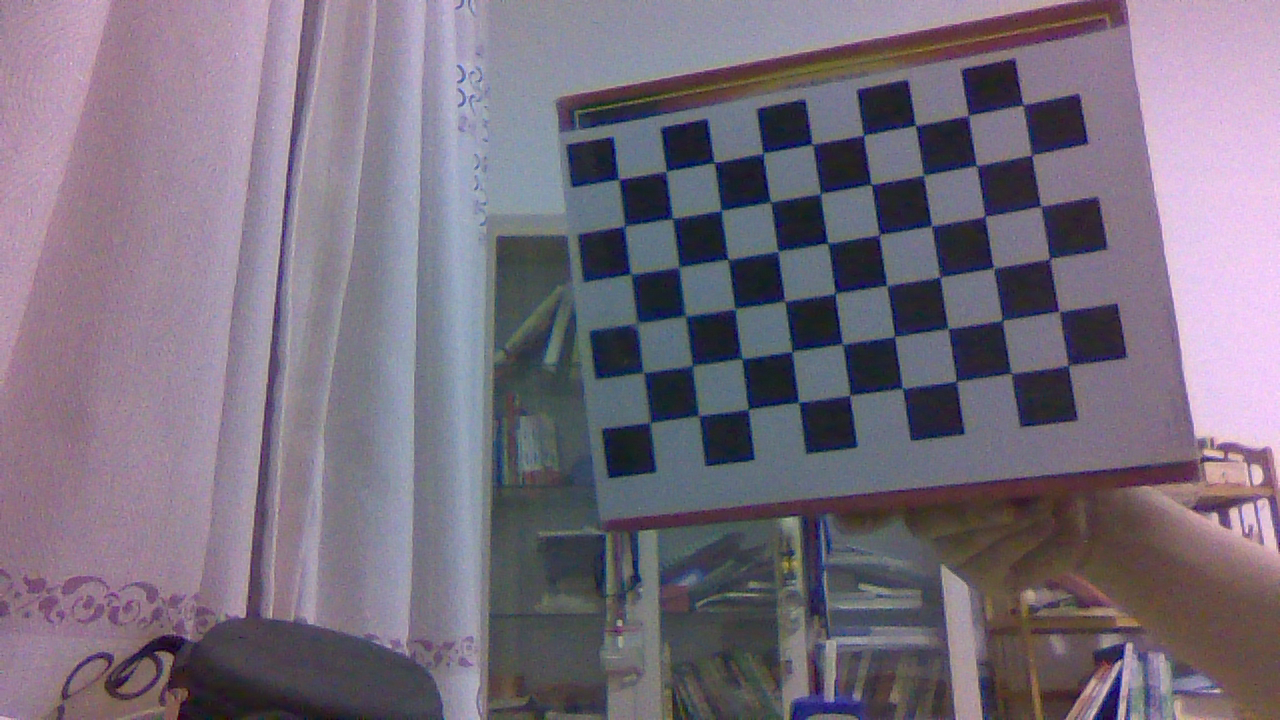
//> input picture stereo_cpp/outL.jpg, 1280 x 720 px
$ ./stereo   (built with g++ and OpenCV 4)
//> lines starting //> are read from the running program, lines starting //| are printed output that depends on the picture

#include <opencv2/opencv.hpp>
#include <iostream>

using namespace std;
using namespace cv;

const int imageWidth = 1280;                             //摄像头的分辨率
const int imageHeight = 720;
Size imageSize = Size(imageWidth, imageHeight);

Mat rgbImageL, grayImageL;
Mat rgbImageR, grayImageR;
Mat rectifyImageL, rectifyImageR;

Rect validROIL;//图像校正之后，会对图像进行裁剪，这里的validROI就是指裁剪之后的区域
Rect validROIR;

Mat mapLx, mapLy, mapRx, mapRy;     //映射表
Mat Rl, Rr, Pl, Pr, Q;              //校正旋转矩阵R，投影矩阵P 重投影矩阵Q
Mat xyz;              //三维坐标

int blockSize = 0, uniquenessRatio = 0, numDisparities = 0;

/*
事先标定好的相机的参数
fx 0 cx
0 fy cy
0 0  1
*/
Mat cameraMatrixL = (Mat_<double>(3, 3) << 1288.7, 0, 674.2037,
	0, 1301.5, 308.2639,
	0, 0, 1);
//对应matlab里的左相机标定矩阵
Mat distCoeffL = (Mat_<double>(5, 1) << 0.1618, -0.0729, 0, 0, 0.00000);
//对应Matlab所得左i相机畸变参数

Mat cameraMatrixR = (Mat_<double>(3, 3) << 12838.3, 0, 591.5486,
	0, 1305.8, 325.2182,
	0, 0, 1);
//对应matlab里的右相机标定矩阵

Mat distCoeffR = (Mat_<double>(5, 1) << -0.0051, 0.2492, 0, 0, 0.00000);
//对应Matlab所得右相机畸变参数

Mat T = (Mat_<double>(3, 1) << -60.6342, 0.7088, 6.5490);//T平移向量
                                                    //对应Matlab所得T参数
Mat R=(Mat_<double>(3, 3) << 0.9987, -0.0034, 0.0508,
	0.0048, 0.9996, -0.0273,
	-0.0507, 0.275, 0.9983);
//R 旋转矩阵

void SGBM_compute(Mat &rectifyImageL,Mat &rectifyImageR,Mat &disp);
void BM_compute(Mat &rectifyImageL,Mat &rectifyImageR,Mat &disp);
/*****主函数*****/
int main()
{
	stereoRectify(cameraMatrixL, distCoeffL, cameraMatrixR, distCoeffR, imageSize, R, T, Rl, Rr, Pl, Pr, Q, CALIB_ZERO_DISPARITY,0, imageSize, &validROIL, &validROIR);
	initUndistortRectifyMap(cameraMatrixL, distCoeffL, Rl, Pr, imageSize, CV_32FC1, mapLx, mapLy);
	initUndistortRectifyMap(cameraMatrixR, distCoeffR, Rr, Pr, imageSize, CV_32FC1, mapRx, mapRy);
	grayImageL = imread("outL.jpg",IMREAD_GRAYSCALE );
//> grayImageL: 720 rows x 1280 cols, CV_8UC1; min 7, max 235, mean 114.5
	grayImageR = imread("outR.jpg",IMREAD_GRAYSCALE );
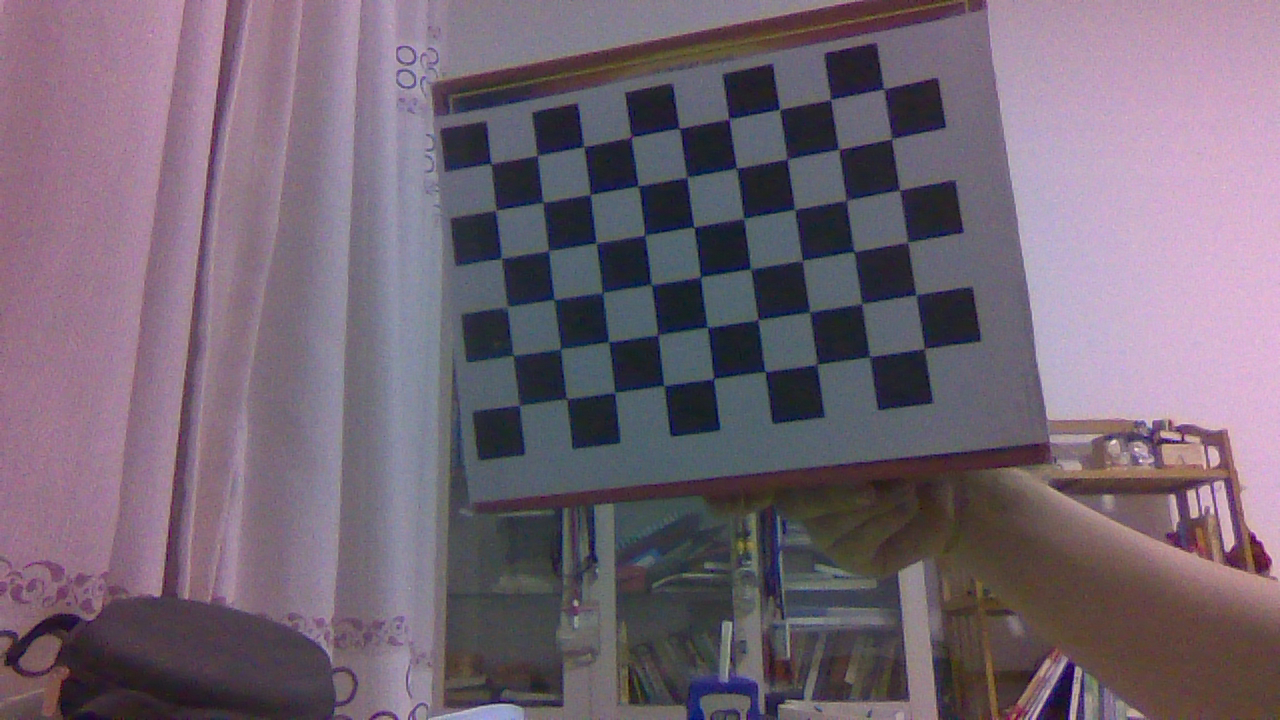
//> input picture stereo_cpp/outR.jpg, 1280 x 720 px
//> grayImageR: 720 rows x 1280 cols, CV_8UC1; min 6, max 236, mean 106.8

	remap(grayImageL, rectifyImageL, mapLx, mapLy, INTER_LINEAR);
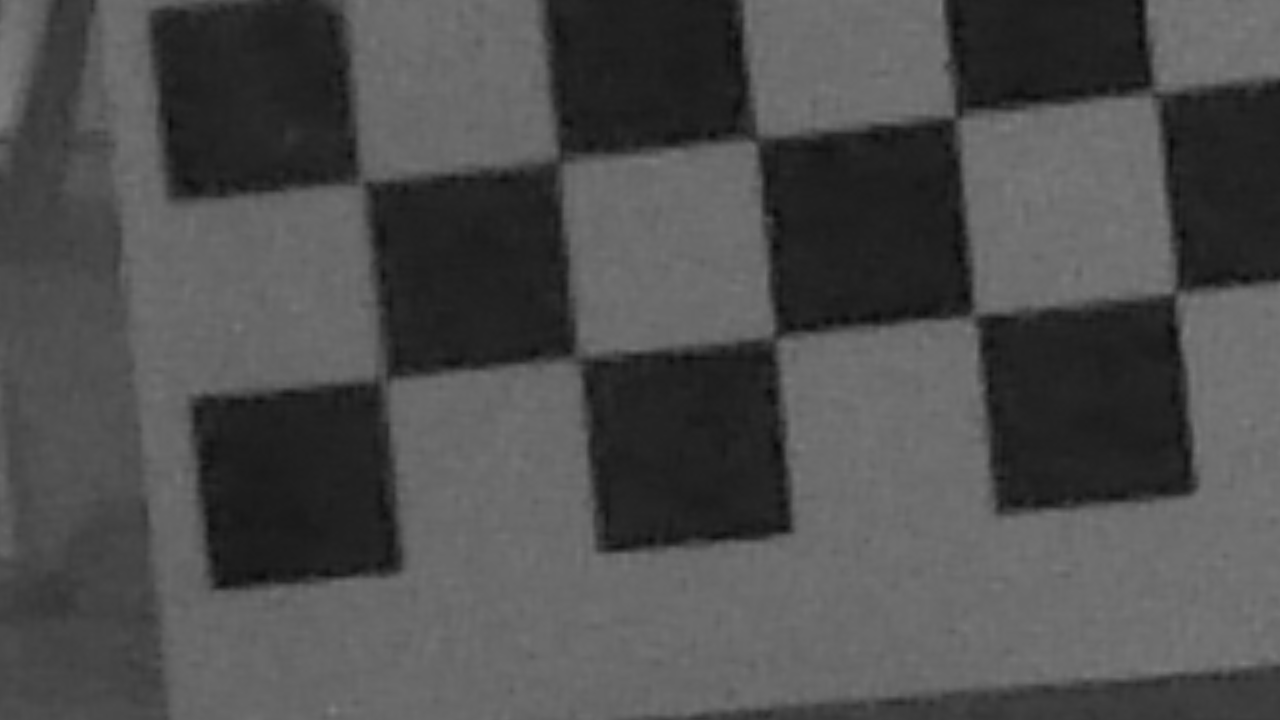
//> rectifyImageL: 720 rows x 1280 cols, CV_8UC1; min 8, max 128, mean 77.8
	remap(grayImageR, rectifyImageR, mapRx, mapRy, INTER_LINEAR);
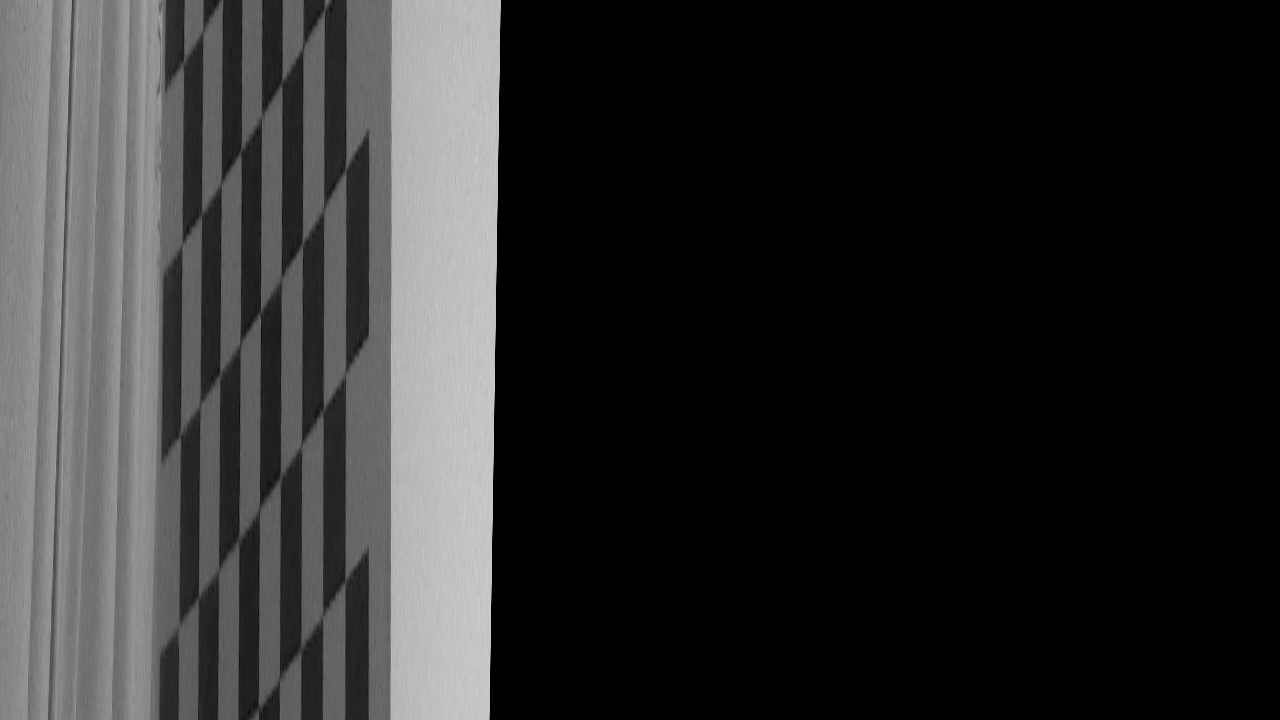
//> rectifyImageR: 720 rows x 1280 cols, CV_8UC1; min 0, max 206, mean 44.5


	Mat disp,disp8;
	//SGBM
	SGBM_compute(rectifyImageL,rectifyImageR,disp);
    imwrite("SGBM.jpg",disp);
	//BM
	BM_compute(rectifyImageL,rectifyImageR,disp);
    imwrite("BM.jpg",disp);

	// [6 lines of commented-out code are left out]

	return 0;
}

void BM_compute(Mat &rectifyImageL,Mat &rectifyImageR,Mat &disp)
{
	Ptr<StereoBM> bm = StereoBM::create(16, 9);
	bm->setBlockSize(17);     //SAD窗口大小，5~21之间为宜
	bm->setROI1(validROIL);
	bm->setROI2(validROIR);
	bm->setPreFilterCap(31);
	bm->setMinDisparity(0);  //最小视差，默认值为0, 可以是负值，int型
	bm->setNumDisparities(numDisparities * 16 + 16);//视差窗口，即最大视差值与最小视差值之差,窗口大小必须是16的整数倍，int型
	bm->setTextureThreshold(10);
	bm->setUniquenessRatio(uniquenessRatio);//uniquenessRatio主要可以防止误匹配
	bm->setSpeckleWindowSize(100);
	bm->setSpeckleRange(32);
	bm->setDisp12MaxDiff(-1);
	bm->compute(rectifyImageL, rectifyImageR, disp);//输入图像必须为灰度图

}
void SGBM_compute(Mat &rectifyImageL,Mat &rectifyImageR,Mat &disp)
{
	int mindisparity = 0;
	int ndisparities = 64;
	int SADWindowSize = 11;
	cv::Ptr<cv::StereoSGBM> sgbm = cv::StereoSGBM::create(mindisparity, ndisparities, SADWindowSize);
	int P1 = 8 * rectifyImageL.channels() * SADWindowSize* SADWindowSize;
//> P1 = 968
	int P2 = 32 * rectifyImageR.channels() * SADWindowSize* SADWindowSize;
//> P2 = 3872
	sgbm->setP1(P1);
	sgbm->setP2(P2);
	sgbm->setPreFilterCap(15);
	sgbm->setUniquenessRatio(10);
	sgbm->setSpeckleRange(2);
	sgbm->setSpeckleWindowSize(100);
	sgbm->setDisp12MaxDiff(1);
	//sgbm->setMode(cv::StereoSGBM::MODE_HH);
	sgbm->compute(rectifyImageL, rectifyImageR, disp);
//> in BM_compute, `bm->compute(rectifyImageL, rectifyImageR, disp);`:
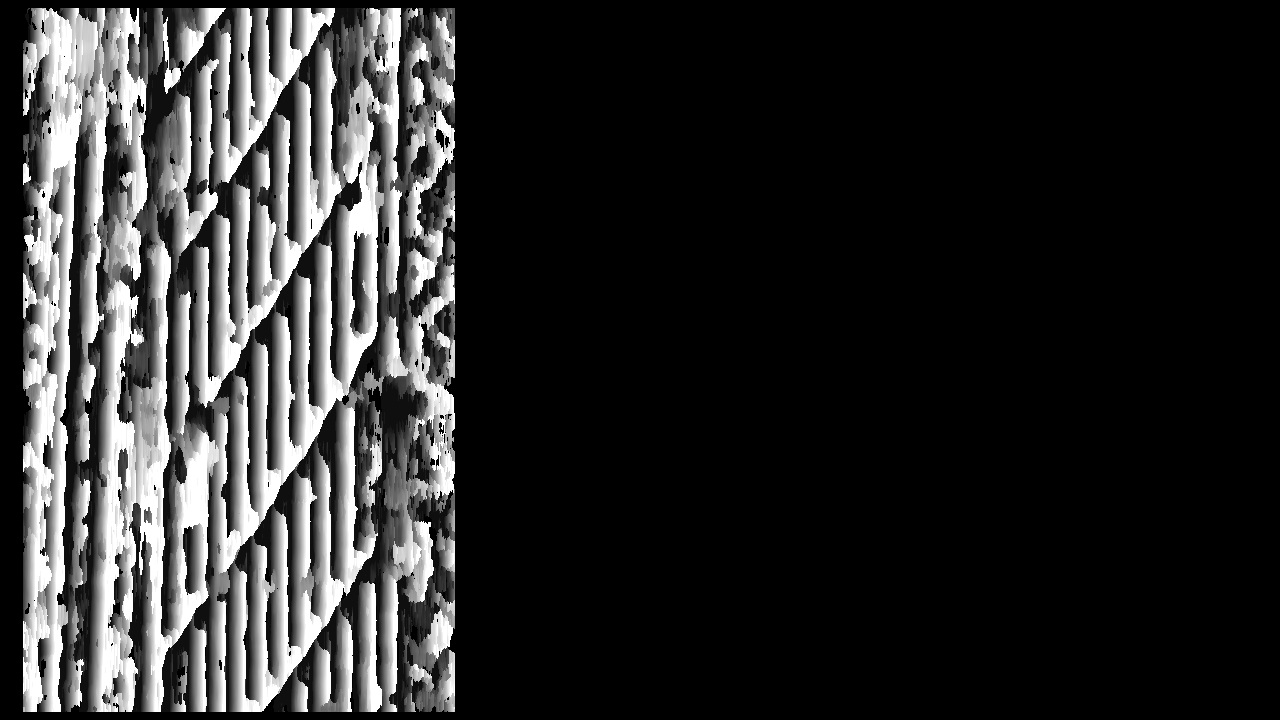
//> disp: 720 rows x 1280 cols, CV_16SC1; min -16, max 240, mean 28.1; drawn with min black and max white
}
